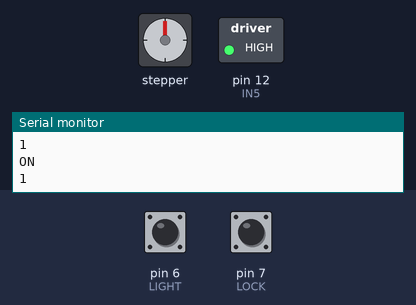
Recording of a sketch running on a simulated Arduino Uno, built with avr-gcc and run on an emulated ATmega328P. On the bench: stepper motor, switched loads named in the sketch (green lamp = pin HIGH), the last lines printed to the serial monitor. Wiring (inferred from the names in the program): stepper motor (2048 steps per turn assumed): coils pin 8, pin 9, pin 10, pin 11. The inputs (shaded band) are chosen by the test bench; at power-on: pin 7 (LOCK) LOW, pin 6 (LIGHT) HIGH. Pins used as bus, display or sensor lines are not drawn.

Above: at 2.2 s.
2.3 s: pin 7 (LOCK) driven HIGH
At 4.6 s:
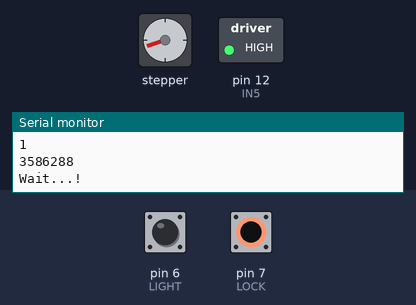
5.0 s: pin 6 (LIGHT) pulled LOW for 1 s
At 5.89 s:
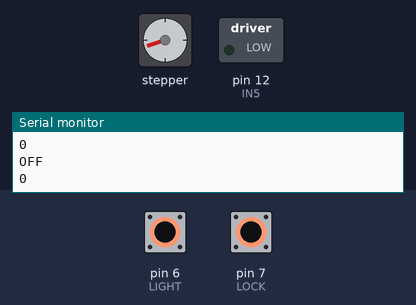
7.5 s: pin 6 (LIGHT) pulled LOW for 3.2 s
At 11.5 s:
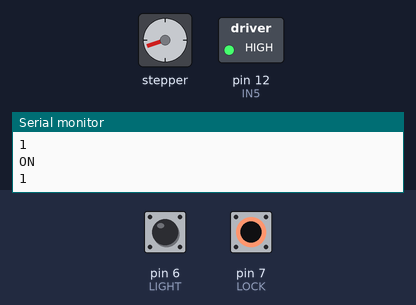
12.2 s: pin 7 (LOCK) driven LOW
At 14.6 s:
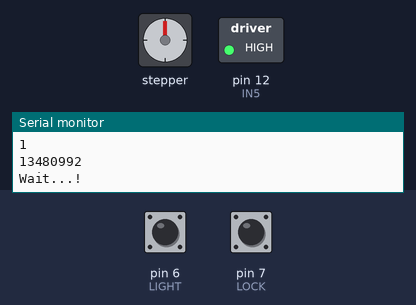
14.9 s: pin 7 (LOCK) pulsed HIGH 5 times (0.12 s each, 0.3 s apart)
At 18.1 s:
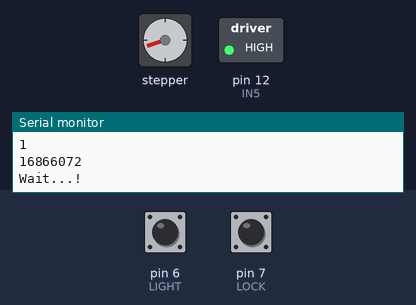
Timing chart, 0 to 20.4 s (numbered marks = the images above; inputs shaded):
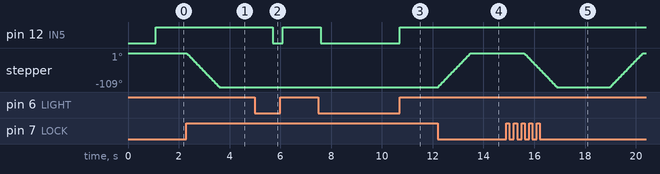

The sketch:

Bolt_Driver_Button.ino
```cpp
/*
Bolt Driver
Stepper Moter

Nick Jarvis
Matthew Schaefer

Push Button
  */

#define IN1  8    //stepper motor A
#define IN2  9    //stepper motor B
#define IN3  10   //stepper motor C
#define IN4  11   //stepper motor D
#define IN5  12   //AC light control
#define LOCK 7    //Input from Server Lock
#define LIGHT 6   //Input from Server Light

int Steps = 0;
boolean Direction = true;// gre
unsigned long last_time;
unsigned long currentMillis ;
int steps_left=1250;
long time;
boolean State = Direction;

void setup()
{
  Serial.begin(9600);
  pinMode(IN1, OUTPUT);        //Pin setup
  pinMode(IN2, OUTPUT);
  pinMode(IN3, OUTPUT);
  pinMode(IN4, OUTPUT);
  pinMode(IN5, OUTPUT);
  pinMode(LOCK, INPUT);
  pinMode(LIGHT, INPUT_PULLUP);
  delay(1000);
}
void loop()
{
  while(1){
    if(State == true){                // establish direction of stepper motor
      if(digitalRead(LOCK) == HIGH){  // rotate stepper motor
          while(steps_left>0){
            currentMillis = micros();

            if(currentMillis-last_time>=1000){
              stepper(1);
              time=time+micros()-last_time;
              last_time=micros();
              steps_left--;
            }
          }
          Serial.println(time);       // serial commands for debugging
          Serial.println("Wait...!");
          delay(2000);
          State = false;              // Change state, prevent from unlocking twice
          Direction=!Direction;       // Change rotation direction of stepper motor
      }
    }
    delay(100);
    steps_left=1250;
    if(State != true){
      if(digitalRead(LOCK) == LOW){
          while(steps_left>0){
            currentMillis = micros();

            if(currentMillis-last_time>=1000){
              stepper(1);
              time=time+micros()-last_time;
              last_time=micros();
              steps_left--;
            }
          }
          Serial.println(time);
          Serial.println("Wait...!");
          delay(2000);
          State = true;
          Direction=!Direction;
      }
    }
    if(digitalRead(LIGHT) == LOW){  // When no signal is received from Server Light, keep
      digitalWrite(IN5, LOW);       // Light of
      Serial.println("OFF");
      Serial.println(digitalRead(LIGHT));
    }else{
      digitalWrite(IN5, HIGH);     // When signal is revceived from Server Light, turn on
      Serial.println("ON");        // Light
      Serial.println(digitalRead(LIGHT));
    }
  }
}
void stepper(int xw){             // Stepper motor stepping
  for (int x=0;x<xw;x++){
    switch(Steps){
      case 0:
        digitalWrite(IN1, LOW);
        digitalWrite(IN2, LOW);
        digitalWrite(IN3, LOW);
        digitalWrite(IN4, HIGH);
        break;

      case 1:
        digitalWrite(IN1, LOW);
        digitalWrite(IN2, LOW);
        digitalWrite(IN3, HIGH);
        digitalWrite(IN4, HIGH);
        break;

      case 2:
        digitalWrite(IN1, LOW);
        digitalWrite(IN2, LOW);
        digitalWrite(IN3, HIGH);
        digitalWrite(IN4, LOW);
        break;

      case 3:
        digitalWrite(IN1, LOW);
        digitalWrite(IN2, HIGH);
        digitalWrite(IN3, HIGH);
        digitalWrite(IN4, LOW);
        break;

      case 4:
        digitalWrite(IN1, LOW);
        digitalWrite(IN2, HIGH);
        digitalWrite(IN3, LOW);
        digitalWrite(IN4, LOW);
        break;

      case 5:
        digitalWrite(IN1, HIGH);
        digitalWrite(IN2, HIGH);
        digitalWrite(IN3, LOW);
        digitalWrite(IN4, LOW);
        break;

      case 6:
        digitalWrite(IN1, HIGH);
        digitalWrite(IN2, LOW);
        digitalWrite(IN3, LOW);
        digitalWrite(IN4, LOW);
        break;

      case 7:
        digitalWrite(IN1, HIGH);
        digitalWrite(IN2, LOW);
        digitalWrite(IN3, LOW);
        digitalWrite(IN4, HIGH);
        break;

      default:
        digitalWrite(IN1, LOW);
        digitalWrite(IN2, LOW);
        digitalWrite(IN3, LOW);
        digitalWrite(IN4, LOW);
        break;
    }
    SetDirection();
  }
}
void SetDirection(){              // Sets Direction
  if(Direction==1){Steps++;}
  if(Direction==0){Steps--;}
  if(Steps>7){Steps=0;}
  if(Steps<0){Steps=7;}
}
```

Measured:
- after the input at 2.3 s, stepper: turns 109° counter-clockwise in 1.3 s, starting at once
- after the input at 5.0 s, pin 12 (IN5): HIGH → LOW after 0.69 s, → HIGH 0.40 s later
- after the input at 7.5 s, pin 12 (IN5): HIGH → LOW after 0.10 s, → HIGH 3.1 s later
- after the input at 12.2 s, stepper: turns 109° clockwise in 1.3 s, starting at once
- after the input at 14.9 s, stepper: turns 109° counter-clockwise in 1.3 s, then 109° clockwise in 1.3 s
